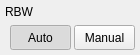
     <widget class="RtSa_ClickedWidget" name="RBW_Btn" native="true">
      <property name="geometry">
       <rect>
        <x>719</x>
        <y>131</y>
        <width>140</width>
        <height>55</height>
       </rect>
      </property>
      <property name="focusPolicy">
       <enum>Qt::StrongFocus</enum>
      </property>
      <property name="styleSheet">
       <string notr="true"/>
      </property>
      <widget class="QLabel" name="Title_RBW_Btn">
       <property name="geometry">
        <rect>
         <x>5</x>
         <y>1</y>
         <width>121</width>
         <height>22</height>
        </rect>
       </property>
       <property name="text">
        <string>RBW</string>
       </property>
      </widget>
      <widget class="QPushButton" name="RBW_Auto">
       <property name="geometry">
        <rect>
         <x>10</x>
         <y>25</y>
         <width>61</width>
         <height>25</height>
        </rect>
       </property>
       <property name="focusPolicy">
        <enum>Qt::NoFocus</enum>
       </property>
       <property name="styleSheet">
        <string notr="true">#RtSa_Dialog_AllSetup[status = &quot;indoor&quot;]
QPushButton
{
	font:75 12px &quot;Arial&quot;;
   font-weight:bold;
color:rgba(101, 101, 101, 1);
	
	border-style:flat;
	background-image: url(:/rtsa/image/btn_opt_2_w125.png);
}
#RtSa_Dialog_AllSetup[status = &quot;indoor&quot;]
QPushButton:checked
{
	color:rgba(57, 57, 57, 1);
	background-image: url(:/rtsa/image/btn_opt_1_w125.png);
}

#RtSa_Dialog_AllSetup[status = &quot;outdoor&quot;]
QPushButton
{
	font:75 12px &quot;Arial&quot;;
   font-weight:bold;
color:rgba(101, 101, 101, 1);
	
	border-style:flat;
	background-image: url(:/rtsa/image/btn_opt_2_w125.png);
}
#RtSa_Dialog_AllSetup[status = &quot;outdoor&quot;]
QPushButton:checked
{
	color:rgba(57, 57, 57, 1);
	background-image: url(:/rtsa/image/btn_opt_1_w125.png);
}

#RtSa_Dialog_AllSetup[status = &quot;night&quot;]
QPushButton
{
	font:75 12px &quot;Arial&quot;;
   font-weight:bold;
   color:rgba(121, 106, 81, 1);
	border-style:flat;
	background-image: url(:/rtsa/image/night/btn_left_nor.png);
}
#RtSa_Dialog_AllSetup[status = &quot;night&quot;]
QPushButton:checked
{
	color:rgba(57, 57, 57, 1);
	background-image: url(:/rtsa/image/night/btn_left_click.png);
}



</string>
       </property>
       <property name="text">
        <string>Auto</string>
       </property>
       <property name="checkable">
        <bool>true</bool>
       </property>
       <property name="checked">
        <bool>true</bool>
       </property>
       <property name="autoExclusive">
        <bool>true</bool>
       </property>
      </widget>
      <widget class="QPushButton" name="RBW_Manual">
       <property name="geometry">
        <rect>
         <x>74</x>
         <y>25</y>
         <width>61</width>
         <height>25</height>
        </rect>
       </property>
       <property name="focusPolicy">
        <enum>Qt::NoFocus</enum>
       </property>
       <property name="styleSheet">
        <string notr="true">#RtSa_Dialog_AllSetup[status = &quot;indoor&quot;]
QPushButton
{
	font:75 12px &quot;Arial&quot;;
   font-weight:bold;
color:rgba(101, 101, 101, 1);
	
	border-style:flat;
	background-image: url(:/rtsa/image/btn_opt_1_w125.png);
 background-position:right;
}
#RtSa_Dialog_AllSetup[status = &quot;indoor&quot;]
QPushButton:checked
{
	color:rgba(57, 57, 57, 1);
	background-image: url(:/rtsa/image/btn_opt_2_w125.png);
 background-position:right;
}

#RtSa_Dialog_AllSetup[status = &quot;outdoor&quot;]
QPushButton
{
	font:75 12px &quot;Arial&quot;;
   font-weight:bold;
color:rgba(101, 101, 101, 1);
	
	border-style:flat;
	background-image: url(:/rtsa/image/btn_opt_1_w125.png);
 background-position:right;
}
#RtSa_Dialog_AllSetup[status = &quot;outdoor&quot;]
QPushButton:checked
{
	color:rgba(57, 57, 57, 1);
	background-image: url(:/rtsa/image/btn_opt_2_w125.png);
 background-position:right;
}

#RtSa_Dialog_AllSetup[status = &quot;night&quot;]
QPushButton
{
	font:75 12px &quot;Arial&quot;;
   font-weight:bold;
   color:rgba(121, 106, 81, 1);
	border-style:flat;
	background-image: url(:/rtsa/image/night/btn_right_nor.png);
}
#RtSa_Dialog_AllSetup[status = &quot;night&quot;]
QPushButton:checked
{
	color:rgba(57, 57, 57, 1);
	background-image: url(:/rtsa/image/night/btn_right_click.png);
}



</string>
       </property>
       <property name="text">
        <string>Manual</string>
       </property>
       <property name="checkable">
        <bool>true</bool>
       </property>
       <property name="checked">
        <bool>false</bool>
       </property>
       <property name="autoExclusive">
        <bool>true</bool>
       </property>
      </widget>
     </widget>
